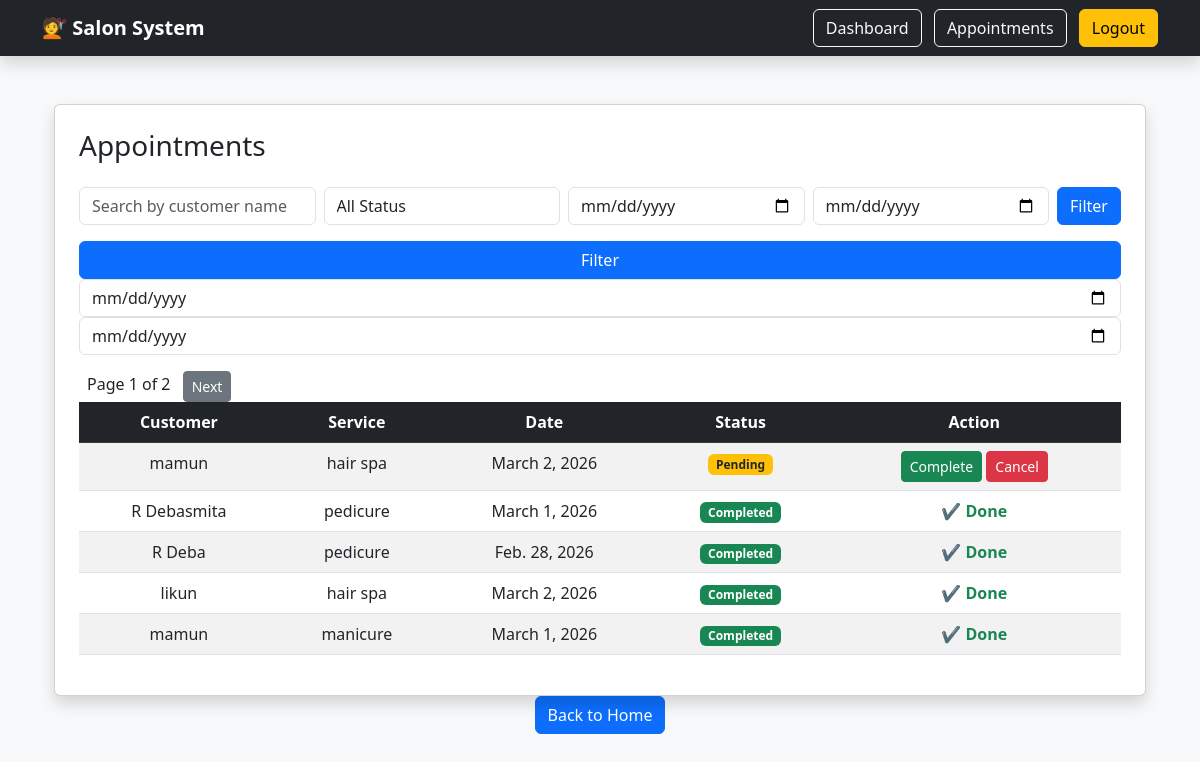
The page /appointments/ (signed in) on the database its author committed.
### salonapp/models.py (models this page shows, shortened)
class Appointment(models.Model):
    customer = models.ForeignKey(Customer, on_delete=models.CASCADE)
    service = models.ForeignKey(Service, on_delete=models.CASCADE)
    date = models.DateField()
    time = models.TimeField()
    status = models.CharField(max_length=20, choices=STATUS_CHOICES, default='Pending')
    price=models.DecimalField(max_digits=10,decimal_places=2)

class Customer(models.Model):
    name = models.CharField(max_length=100)
    phone = models.CharField(max_length=15)
    email = models.EmailField()
    def __str__(self):
        return self.name

class Service(models.Model):
    name = models.CharField(max_length=100)
    price = models.IntegerField()
    def __str__(self):
        return self.name

### salonapp/views.py (the view)
# urls.py: path('appointments/',views.appointment_list,name='appointment_list'),
@login_required
def appointment_list(request):
    appointments = Appointment.objects.all()
    query = request.GET.get('q')
    if query:
        appointments = appointments.filter(customer__name__icontains=query)
    status = request.GET.get('status')
    if status:
        appointments = appointments.filter(status=status)
    start_date = request.GET.get('start_date')
    end_date = request.GET.get('end_date')
    if start_date and end_date:
     appointments = appointments.filter(
            date__range=[start_date, end_date]
        )
    paginator = Paginator(appointments, 5)
    page_number = request.GET.get('page')
    appointments = paginator.get_page(page_number)
    context = {
        'appointments': appointments
    }
    return render(request,'appointment_list.html',context)

### salonapp/templates/appointment_list.html (shortened to what this page needs)
{% extends "base.html" %}
{% block content %}
<!DOCTYPE html>
<html>
<head>
    <link href="https://cdn.jsdelivr.net/npm/bootstrap@5.3.0/dist/css/bootstrap.min.css" rel="stylesheet">
</head>
<body class="bg-light">
<div class="container mt-5">
   <div class="card shadow p-4">
    <h3 class="mb-4">Appointments</h3>
    <form method="GET" class="mb-3 d-flex gap-2">
    <input type="text"
           name="q"
           placeholder="Search by customer name"
           class="form-control"
           value="{{ request.GET.q }}">
    <select name="status" class="form-control">
        <option value="">All Status</option>
    </select>
    <input type="date" name="start_date" class="form-control"
           value="{{ request.GET.start_date }}">
    <input type="date" name="end_date" class="form-control"
           value="{{ request.GET.end_date }}">
    <button type="submit" class="btn btn-primary">Filter</button>
        </form>
    <button type="submit" class="btn btn-primary">Filter</button>
<input type="date"
       name="start_date"
       class="form-control"
       value="{{ request.GET.start_date }}">
<input type="date"
       name="end_date"
       class="form-control"
       value="{{ request.GET.end_date }}">
    <table class="table table-striped table-hover text-center">
        <div class="mt-3">
    <span class="mx-2">
        Page {{ appointments.number }} of {{ appointments.paginator.num_pages }}
    </span>
    {% if appointments.has_next %}
        <a href="?page={{ appointments.next_page_number }}" class="btn btn-secondary btn-sm">Next</a>
    {% endif %}
        </div>
        <thead class="table-dark">
            <tr>
                <th>Customer</th>
                <th>Service</th>
                <th>Date</th>
                <th>Status</th>
                <th>Action</th>
            </tr>
        </thead>
        <tbody>
        {% for appointment in appointments %}
            <tr>
                <td>{{ appointment.customer }}</td>
                <td>{{ appointment.service }}</td>
                <td>{{ appointment.date }}</td>
                <td>
                    {% if appointment.status == "Completed" %}
                        <span class="badge bg-success">Completed</span>
                    {% elif appointment.status == "Pending" %}
                        <span class="badge bg-warning text-dark">Pending</span>
                    {% else %}
                        <span class="badge bg-danger">Cancelled</span>
                    {% endif %}
                </td>
            <td>
    {% if appointment.status == "Pending" %}
        <a href="{% url 'complete_appointment' appointment.id %}"
        onclick="return confirmAction('are you sure,u want to mark as completed?')"
        class="btn btn-success btn-sm">Complete</a>
        <a href="{% url 'cancel_appointment' appointment.id %}"
        onclick="return confirmAction('are u sure u want to cancel this appointment?')"
        class="btn btn-danger btn-sm">Cancel</a>
    {% elif appointment.status == "Completed" %}
        <span class="text-success fw-bold">✔ Done</span>
    {% else %}
        <span class="text-danger fw-bold">✖ Cancelled</span>
    {% endif %}
            </td>
            </tr>
        {% endfor %}
        </tbody>
    </table>
</div>
        <div class="text-center">
            <a href="/" class="btn btn-primary">Back to Home</a>
        </div>
    </div>
</div>
</body>
</html>
{% endblock content %}

### salonapp/templates/base.html (shortened to what this page needs)
<!DOCTYPE html>
<html>
<head>
    <link href="https://cdn.jsdelivr.net/npm/bootstrap@5.3.0/dist/css/bootstrap.min.css" rel="stylesheet">
</head>
<body>
<nav class="navbar navbar-expand-lg navbar-dark bg-dark shadow">
  <div class="container">
    <a class="navbar-brand fw-bold" href="/dashboard/">💇 Salon System</a>
    <div>
      <a class="btn btn-outline-light me-2" href="/dashboard/">Dashboard</a>
      <a class="btn btn-outline-light me-2" href="/appointments/">Appointments</a>
      <a class="btn btn-warning" href="/logout/">Logout</a>
    </div>
  </div>
</nav>
<div class="container mt-4">
    {% block content %}
    {% endblock %}
</body>
</html>

### rows shown on the page
Appointment: customer "mamun", service "hair spa", date "March 2, 2026", status "Pending"
Appointment: customer "R Debasmita", service "pedicure", date "March 1, 2026", status "Completed"
Appointment: customer "R Deba", service "pedicure", date "Feb. 28, 2026", status "Completed"
Appointment: customer "likun", service "hair spa", date "March 2, 2026", status "Completed"
Appointment: customer "mamun", service "manicure", date "March 1, 2026", status "Completed"

### other values the page prints
{{ appointments.number }} "1"
{{ appointments.paginator.num_pages }} "2"
